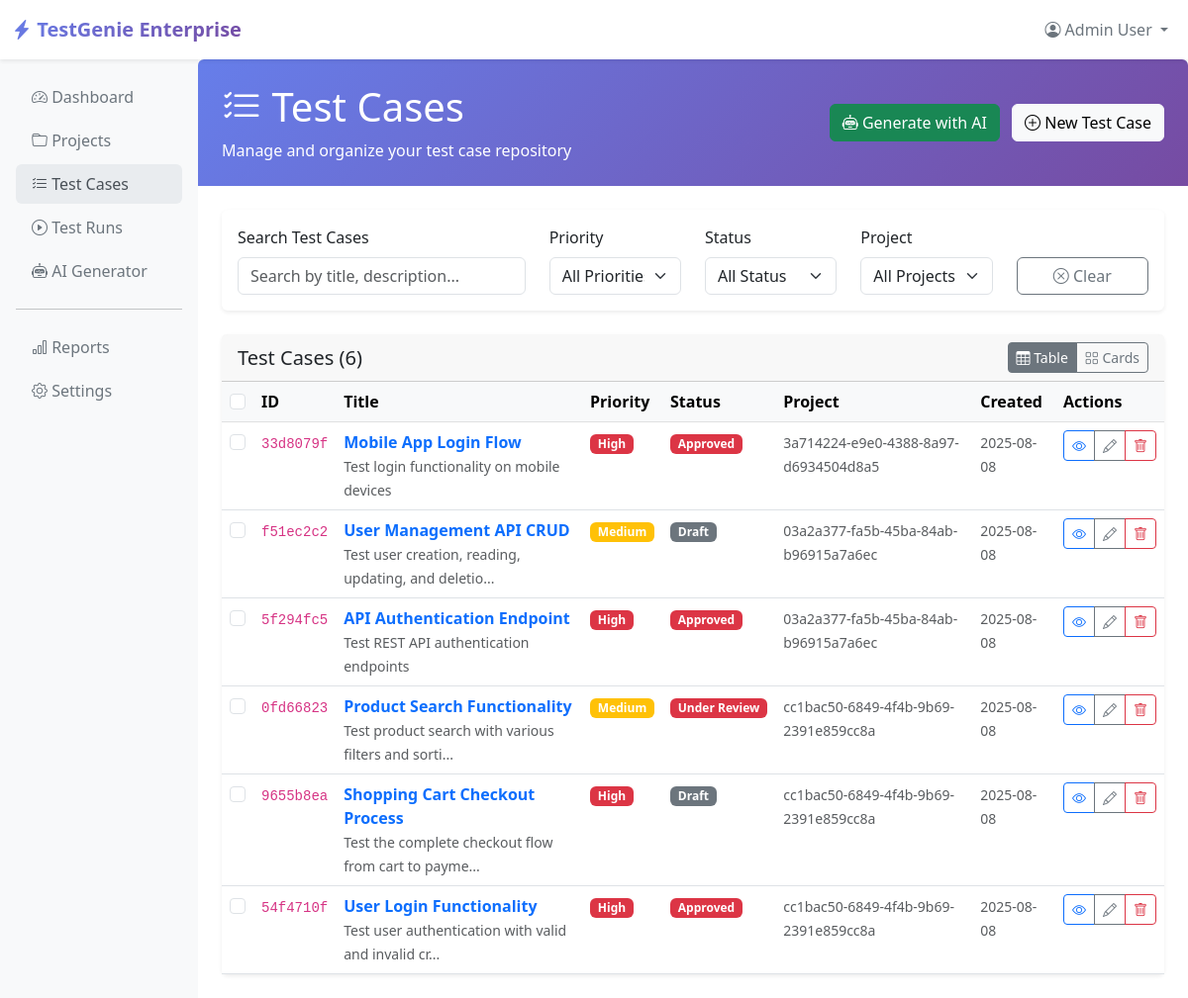
The page /test-cases on the database its author committed.
### models.py (models this page shows, shortened)
class TestCase(db.Model):
    __tablename__ = 'test_cases'
    id = db.Column(db.String(36), primary_key=True, default=lambda: str(uuid.uuid4()))
    title = db.Column(db.String(200), nullable=False)
    description = db.Column(db.Text)
    steps = db.Column(db.Text)  # JSON string for steps array
    expected_result = db.Column(db.Text)
    priority = db.Column(db.String(20), default='Medium')
    status = db.Column(db.String(20), default='Draft')
    tags = db.Column(db.Text)  # JSON string for tags array
    project_id = db.Column(db.String(36), db.ForeignKey('projects.id'), nullable=False)
    created_by = db.Column(db.String(50), default='system')
    created_at = db.Column(db.DateTime, default=datetime.utcnow)
    updated_at = db.Column(db.DateTime, default=datetime.utcnow, onupdate=datetime.utcnow)
    def get_steps(self):
        if self.steps:
            try:
                return json.loads(self.steps)
            except json.JSONDecodeError:
                return [self.steps]  # Fallback for plain text
        return []
    def get_tags(self):
        if self.tags:
            try:
                return json.loads(self.tags)
            except json.JSONDecodeError:
                return [self.tags]  # Fallback for plain text
        return []
    def to_dict(self):
        return {
            'id': self.id,
            'title': self.title,
            'description': self.description,
            'steps': self.get_steps(),
            'expected_result': self.expected_result,
            'priority': self.priority,
            'status': self.status,
            'project_id': self.project_id,
            'tags': self.get_tags(),
            'created_by': self.created_by,
            'created_at': self.created_at.isoformat() if self.created_at else None,
            'updated_at': self.updated_at.isoformat() if self.updated_at else None
        }

### enterprise_test_platform_sqlite.py (the view)
@app.route('/test-cases')
def test_cases_list():
    all_test_cases = TestCase.query.order_by(TestCase.created_at.desc()).all()
    test_cases_data = [tc.to_dict() for tc in all_test_cases]
    return render_template('test_cases.html', test_cases=test_cases_data)

### templates/test_cases.html (shortened to what this page needs)
{% extends "base.html" %}
{% block content %}
<div class="page-header">
    <div class="d-flex justify-content-between align-items-center">
        <div>
            <h1 class="mb-2"><i class="bi bi-list-check"></i> Test Cases</h1>
            <p class="mb-0">Manage and organize your test case repository</p>
        </div>
        <div>
            <a href="{{ url_for('ai_generator') }}" class="btn btn-success me-2">
                <i class="bi bi-robot"></i> Generate with AI
            </a>
            <button class="btn btn-light" onclick="createTestCase()">
                <i class="bi bi-plus-circle"></i> New Test Case
            </button>
        </div>
    </div>
</div>
<div class="card mb-4">
    <div class="card-body">
        <div class="row align-items-end">
            <div class="col-md-4">
                <label for="searchInput" class="form-label">Search Test Cases</label>
                <input type="text" class="form-control" id="searchInput" placeholder="Search by title, description...">
            </div>
            <div class="col-md-2">
                <label for="priorityFilter" class="form-label">Priority</label>
                <select class="form-select" id="priorityFilter">
                    <option value="">All Priorities</option>
                </select>
            </div>
            <div class="col-md-2">
                <label for="statusFilter" class="form-label">Status</label>
                <select class="form-select" id="statusFilter">
                    <option value="">All Status</option>
                </select>
            </div>
            <div class="col-md-2">
                <label for="projectFilter" class="form-label">Project</label>
                <select class="form-select" id="projectFilter">
                    <option value="">All Projects</option>
                </select>
            </div>
            <div class="col-md-2">
                <button class="btn btn-outline-secondary w-100" onclick="clearFilters()">
                    <i class="bi bi-x-circle"></i> Clear
                </button>
            </div>
        </div>
    </div>
</div>
<div class="card">
    <div class="card-header d-flex justify-content-between align-items-center">
        <h5 class="mb-0">Test Cases ({{ test_cases|length }})</h5>
        <div class="btn-group" role="group">
            <button type="button" class="btn btn-outline-secondary btn-sm active" onclick="toggleView('table')">
                <i class="bi bi-table"></i> Table
            </button>
            <button type="button" class="btn btn-outline-secondary btn-sm" onclick="toggleView('cards')">
                <i class="bi bi-grid"></i> Cards
            </button>
        </div>
    </div>
    <div class="card-body p-0">
        {% if test_cases %}
            <div id="tableView">
                <div class="table-responsive">
                    <table class="table table-hover mb-0">
                        <thead class="table-light">
                            <tr>
                                <th>
                                    <input type="checkbox" class="form-check-input" id="selectAll">
                                </th>
                                <th>ID</th>
                                <th>Title</th>
                                <th>Priority</th>
                                <th>Status</th>
                                <th>Project</th>
                                <th>Created</th>
                                <th>Actions</th>
                            </tr>
                        </thead>
                        <tbody>
                            {% for test_case in test_cases %}
                            <tr>
                                <td>
                                    <input type="checkbox" class="form-check-input test-case-checkbox" value="{{ test_case.id }}">
                                </td>
                                <td><code>{{ test_case.id[:8] }}</code></td>
                                <td>
                                    <a href="{{ url_for('test_case_detail', test_case_id=test_case.id) }}" class="text-decoration-none">
                                        <strong>{{ test_case.title }}</strong>
                                    </a>
                                    <br>
                                    <small class="text-muted">{{ test_case.description[:50] }}{% if test_case.description|length > 50 %}...{% endif %}</small>
                                </td>
                                <td>
                                    <span class="badge bg-{{ 'danger' if test_case.priority == 'High' else 'warning' if test_case.priority == 'Medium' else 'secondary' }}">
                                        {{ test_case.priority }}
                                    </span>
                                </td>
                                <td>
                                    <span class="badge bg-{{ 'success' if test_case.status == 'Active' else 'secondary' if test_case.status == 'Draft' else 'danger' }}">
                                        {{ test_case.status }}
                                    </span>
                                </td>
                                <td>
                                    <small class="text-muted">{{ test_case.project_id or 'N/A' }}</small>
                                </td>
                                <td>
                                    <small class="text-muted">{{ test_case.created_at[:10] if test_case.created_at else 'N/A' }}</small>
                                </td>
                                <td>
                                    <div class="btn-group btn-group-sm">
                                        <a href="{{ url_for('test_case_detail', test_case_id=test_case.id) }}" class="btn btn-outline-primary">
                                            <i class="bi bi-eye"></i>
                                        </a>
                                        <button class="btn btn-outline-secondary" onclick="editTestCase('{{ test_case.id }}')">
                                            <i class="bi bi-pencil"></i>
                                        </button>
                                        <button class="btn btn-outline-danger" onclick="deleteTestCase('{{ test_case.id }}')">
                                            <i class="bi bi-trash"></i>
                                        </button>
                                    </div>
                                </td>
                            </tr>
                            {% endfor %}
                        </tbody>
                    </table>
                </div>
            </div>
        {% endif %}
    </div>
</div>
{% endblock %}

### templates/base.html (shortened to what this page needs)
<!DOCTYPE html>
<html lang="en">
<head>
    <link href="https://cdn.jsdelivr.net/npm/bootstrap@5.3.0/dist/css/bootstrap.min.css" rel="stylesheet">
    <link href="https://cdn.jsdelivr.net/npm/bootstrap-icons@1.10.0/font/bootstrap-icons.css" rel="stylesheet">
</head>
<body>
    <nav class="navbar navbar-expand-lg navbar-light bg-white shadow-sm">
        <div class="container-fluid">
            <a class="navbar-brand" href="{{ url_for('dashboard') }}">
                <i class="bi bi-lightning-charge-fill"></i> TestGenie Enterprise
            </a>
            <div class="navbar-nav ms-auto">
                <div class="nav-item dropdown">
                    <a class="nav-link dropdown-toggle" href="#" role="button" data-bs-toggle="dropdown">
                        <i class="bi bi-person-circle"></i> Admin User
                    </a>
                </div>
            </div>
        </div>
    </nav>
    <div class="container-fluid">
        <div class="row">
            <div class="col-md-2 sidebar p-3">
                <nav class="nav flex-column">
                    <a class="nav-link {% if request.endpoint == 'dashboard' %}active{% endif %}" href="{{ url_for('dashboard') }}">
                        <i class="bi bi-speedometer2"></i> Dashboard
                    </a>
                    <a class="nav-link {% if request.endpoint == 'projects_list' %}active{% endif %}" href="{{ url_for('projects_list') }}">
                        <i class="bi bi-folder"></i> Projects
                    </a>
                    <a class="nav-link {% if request.endpoint == 'test_cases_list' %}active{% endif %}" href="{{ url_for('test_cases_list') }}">
                        <i class="bi bi-list-check"></i> Test Cases
                    </a>
                    <a class="nav-link {% if request.endpoint == 'test_runs_list' %}active{% endif %}" href="{{ url_for('test_runs_list') }}">
                        <i class="bi bi-play-circle"></i> Test Runs
                    </a>
                    <a class="nav-link {% if request.endpoint == 'ai_generator' %}active{% endif %}" href="{{ url_for('ai_generator') }}">
                        <i class="bi bi-robot"></i> AI Generator
                    </a>
                    <hr class="my-3">
                    <a class="nav-link {% if request.endpoint == 'reports' %}active{% endif %}" href="{{ url_for('reports') }}">
                        <i class="bi bi-bar-chart"></i> Reports
                    </a>
                    <a class="nav-link {% if request.endpoint == 'settings' %}active{% endif %}" href="{{ url_for('settings') }}">
                        <i class="bi bi-gear"></i> Settings
                    </a>
                </nav>
            </div>
            <div class="col-md-10 content-area p-4">
                {% block content %}{% endblock %}
            </div>
        </div>
    </div>
</body>
</html>

### templates/base.html (style rules this page uses)
:root { --primary-gradient: linear-gradient(135deg, #667eea 0%, #764ba2 100%); --sidebar-bg: #f8f9fa; --card-shadow: 0 0.125rem 0.25rem rgba(0, 0, 0, 0.075); }
.navbar-brand { font-weight: bold; background: var(--primary-gradient); -webkit-background-clip: text; -webkit-text-fill-color: transparent; background-clip: text; }
.sidebar { background-color: var(--sidebar-bg); min-height: calc(100vh - 56px); box-shadow: var(--card-shadow); }
.nav-link { color: #6c757d; border-radius: 0.375rem; margin: 0.125rem 0; }
.nav-link:hover, .nav-link.active { background-color: #e9ecef; color: #495057; }
.card { box-shadow: var(--card-shadow); border: none; }
.content-area { background-color: #fff; min-height: calc(100vh - 56px); }
.page-header { background: var(--primary-gradient); color: white; margin: -1.5rem -1.5rem 1.5rem -1.5rem; padding: 1.5rem; border-radius: 0.375rem 0.375rem 0 0; }

### rows shown on the page
TestCase: id "33d8079f", title "Mobile App Login Flow", description "Test login functionality on mobile devices", priority "High", status "Approved", project "3a714224-e9e0-4388-8a97-d6934504d8a5", created_at "2025-08-08"
TestCase: id "f51ec2c2", title "User Management API CRUD", description "Test user creation, reading, updating, and deletio", priority "Medium", status "Draft", project "03a2a377-fa5b-45ba-84ab-b96915a7a6ec", created_at "2025-08-08"
TestCase: id "5f294fc5", title "API Authentication Endpoint", description "Test REST API authentication endpoints", priority "High", status "Approved", project "03a2a377-fa5b-45ba-84ab-b96915a7a6ec", created_at "2025-08-08"
TestCase: id "0fd66823", title "Product Search Functionality", description "Test product search with various filters and sorti", priority "Medium", status "Under Review", project "cc1bac50-6849-4f4b-9b69-2391e859cc8a", created_at "2025-08-08"
TestCase: id "9655b8ea", title "Shopping Cart Checkout Process", description "Test the complete checkout flow from cart to payme", priority "High", status "Draft", project "cc1bac50-6849-4f4b-9b69-2391e859cc8a", created_at "2025-08-08"
TestCase: id "54f4710f", title "User Login Functionality", description "Test user authentication with valid and invalid cr", priority "High", status "Approved", project "cc1bac50-6849-4f4b-9b69-2391e859cc8a", created_at "2025-08-08"

### other values the page prints
{{ test_cases|length }} "6"
